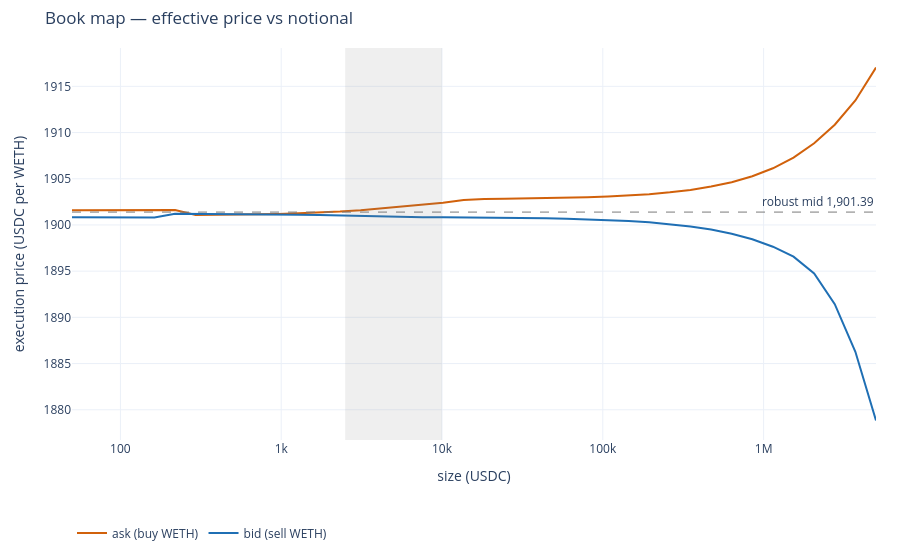
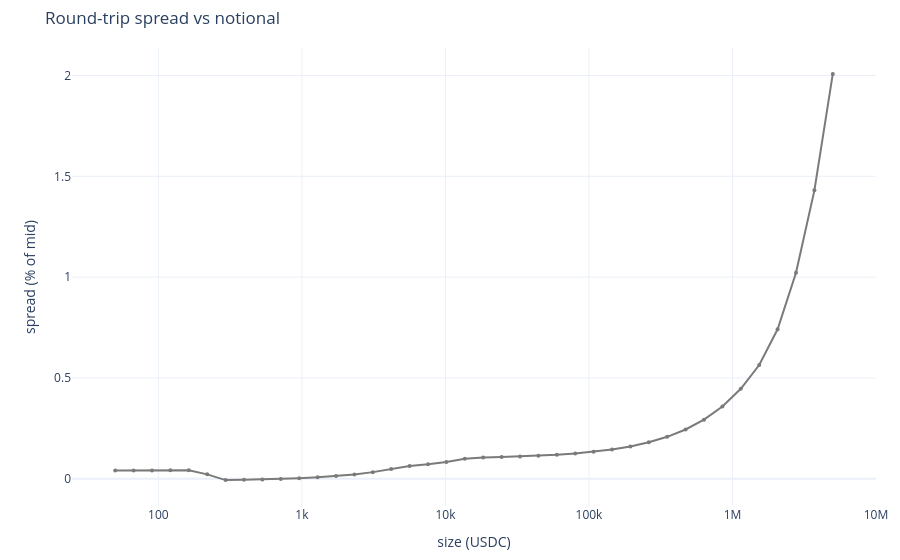

Notebook source saved alongside these figures, in order:
### Markdown cell above
Diamonds are anchored measurements; the line is the bulk sweep. The shaded band
in the book map below is the depth range the robust mid is voted from.

### Code cell
book_map_figure(
    rows,
    snapshot.robust_mid,
    token_symbol=TOKEN_SYMBOL,
    numeraire_symbol=NUMERAIRE_SYMBOL,
    band_min=snapshot.mid_band_min,
    band_max=snapshot.mid_band_max,
).show()
spread_curve_figure(rows, snapshot.robust_mid, numeraire_symbol=NUMERAIRE_SYMBOL).show()

### Figure 1 — Plotly figure (JSON) as saved in the notebook; plotly's stock layout.template omitted (floating-point values rounded to 4 significant figures)
{"data": [{"line": {"color": "#d1610b", "width": 2}, "mode": "lines", "name": "ask (buy WETH)", "x": [50.0, 67.17, 90.24, 121.2, 162.9, 218.8, 293.9, 394.8, 530.4, 712.6, 957.2, 1286.0, 1728.0, 2321.0, 3118.0, 4188.0, 5627.0, 7559.0, 10150.0, 13640.0, 18330.0, 24620.0, 33070.0, 44430.0, 59690.0, 80190.0, 107700.0, 144700.0, 194400.0, 261200.0, 350900.0, 471300.0, 633200.0, 850600.0, 1143000.0, 1535000.0, 2062000.0, 2771000.0, 3722000.0, 5000000.0], "y": [1902.0, 1902.0, 1902.0, 1902.0, 1902.0, 1902.0, 1901.0, 1901.0, 1901.0, 1901.0, 1901.0, 1901.0, 1901.0, 1901.0, 1902.0, 1902.0, 1902.0, 1902.0, 1902.0, 1903.0, 1903.0, 1903.0, 1903.0, 1903.0, 1903.0, 1903.0, 1903.0, 1903.0, 1903.0, 1904.0, 1904.0, 1904.0, 1905.0, 1905.0, 1906.0, 1907.0, 1909.0, 1911.0, 1913.0, 1917.0], "type": "scatter"}, {"line": {"color": "#1f6fb4", "width": 2}, "mode": "lines", "name": "bid (sell WETH)", "x": [50.0, 67.17, 90.24, 121.2, 162.9, 218.8, 293.9, 394.8, 530.4, 712.6, 957.2, 1286.0, 1728.0, 2321.0, 3118.0, 4188.0, 5627.0, 7559.0, 10150.0, 13640.0, 18330.0, 24620.0, 33070.0, 44430.0, 59690.0, 80190.0, 107700.0, 144700.0, 194400.0, 261200.0, 350900.0, 471300.0, 633200.0, 850600.0, 1143000.0, 1535000.0, 2062000.0, 2771000.0, 3722000.0, 5000000.0], "y": [1901.0, 1901.0, 1901.0, 1901.0, 1901.0, 1901.0, 1901.0, 1901.0, 1901.0, 1901.0, 1901.0, 1901.0, 1901.0, 1901.0, 1901.0, 1901.0, 1901.0, 1901.0, 1901.0, 1901.0, 1901.0, 1901.0, 1901.0, 1901.0, 1901.0, 1901.0, 1901.0, 1900.0, 1900.0, 1900.0, 1900.0, 1900.0, 1899.0, 1898.0, 1898.0, 1897.0, 1895.0, 1891.0, 1886.0, 1879.0], "type": "scatter"}], "layout": {"annotations": [{"showarrow": false, "text": "robust-mid band", "x": 2500.0, "xanchor": "left", "xref": "x", "y": 1, "yanchor": "top", "yref": "y domain"}, {"showarrow": false, "text": "robust mid 1,901.39", "x": 1, "xanchor": "right", "xref": "x domain", "y": 1901.0, "yanchor": "bottom", "yref": "y"}], "hovermode": "x unified", "legend": {"orientation": "h", "y": -0.2}, "margin": {"b": 48, "l": 72, "r": 24, "t": 48}, "shapes": [{"fillcolor": "#7a7a7a", "line": {"width": 0}, "opacity": 0.12, "type": "rect", "x0": 2500.0, "x1": 10000.0, "xref": "x", "y0": 0, "y1": 1, "yref": "y domain"}, {"line": {"color": "#7a7a7a", "dash": "dash", "width": 1}, "type": "line", "x0": 0, "x1": 1, "xref": "x domain", "y0": 1901.0, "y1": 1901.0, "yref": "y"}], "title": {"text": "Book map — effective price vs notional"}, "xaxis": {"dtick": 1, "tickformat": "~s", "title": {"text": "size (USDC)"}, "type": "log"}, "yaxis": {"title": {"text": "execution price (USDC per WETH)"}}}}

### Figure 2 — Plotly figure (JSON) as saved in the notebook; plotly's stock layout.template omitted (floating-point values rounded to 4 significant figures)
{"data": [{"line": {"color": "#7a7a7a", "width": 2}, "marker": {"size": 4}, "mode": "lines+markers", "name": "ask - bid", "x": [50.0, 67.17, 90.24, 121.2, 162.9, 218.8, 293.9, 394.8, 530.4, 712.6, 957.2, 1286.0, 1728.0, 2321.0, 3118.0, 4188.0, 5627.0, 7559.0, 10150.0, 13640.0, 18330.0, 24620.0, 33070.0, 44430.0, 59690.0, 80190.0, 107700.0, 144700.0, 194400.0, 261200.0, 350900.0, 471300.0, 633200.0, 850600.0, 1143000.0, 1535000.0, 2062000.0, 2771000.0, 3722000.0, 5000000.0], "y": [0.0406, 0.04086, 0.04122, 0.0417, 0.04235, 0.02185, -0.006565, -0.005152, -0.003254, -0.0007047, 0.002721, 0.007322, 0.0135, 0.02181, 0.03296, 0.04795, 0.06377, 0.07224, 0.0836, 0.09887, 0.1057, 0.1077, 0.1103, 0.1139, 0.1186, 0.125, 0.1335, 0.145, 0.1604, 0.1809, 0.2081, 0.2445, 0.2933, 0.3586, 0.4464, 0.5641, 0.7412, 1.021, 1.43, 2.008], "type": "scatter"}], "layout": {"hovermode": "x unified", "legend": {"orientation": "h", "y": -0.2}, "margin": {"b": 48, "l": 72, "r": 24, "t": 48}, "title": {"text": "Round-trip spread vs notional"}, "xaxis": {"dtick": 1, "tickformat": "~s", "title": {"text": "size (USDC)"}, "type": "log"}, "yaxis": {"title": {"text": "spread (% of mid)"}}}}
